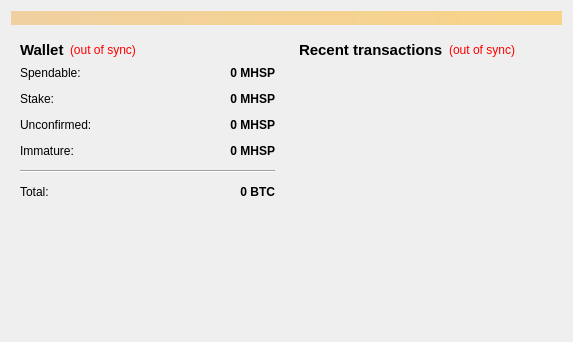
<?xml version="1.0" encoding="UTF-8"?>
<ui version="4.0">
 <class>OverviewPage</class>
 <widget class="QWidget" name="OverviewPage">
  <property name="geometry">
   <rect>
    <x>0</x>
    <y>0</y>
    <width>573</width>
    <height>342</height>
   </rect>
  </property>
  <property name="windowTitle">
   <string>Form</string>
  </property>
  <layout class="QVBoxLayout" name="topLayout">
   <item>
    <widget class="QLabel" name="labelAlerts">
     <property name="visible">
      <bool>false</bool>
     </property>
     <property name="styleSheet">
      <string notr="true">background-color: qlineargradient(x1: 0, y1: 0, x2: 1, y2: 0, stop:0 #F0D0A0, stop:1 #F8D488);  color:#000000
</string>
     </property>
     <property name="wordWrap">
      <bool>true</bool>
     </property>
     <property name="margin">
      <number>3</number>
     </property>
    </widget>
   </item>
   <item>
    <layout class="QHBoxLayout" name="horizontalLayout" stretch="1,1">
     <item>
      <layout class="QVBoxLayout" name="verticalLayout_2">
       <item>
        <widget class="QWidget" name="widget" native="true">
         <layout class="QVBoxLayout" name="verticalLayout_4">
          <item>
           <layout class="QHBoxLayout" name="horizontalLayout_4">
            <item>
             <widget class="QLabel" name="label_5">
              <property name="font">
               <font>
                <pointsize>11</pointsize>
                <weight>75</weight>
                <bold>true</bold>
               </font>
              </property>
              <property name="text">
               <string>Wallet</string>
              </property>
             </widget>
            </item>
            <item>
             <widget class="QLabel" name="labelWalletStatus">
              <property name="toolTip">
               <string>The displayed information may be out of date. Your wallet automatically synchronizes with the MelonHeadsProtocol network after a connection is established, but this process has not completed yet.</string>
              </property>
              <property name="styleSheet">
               <string notr="true">QLabel { color: red; }</string>
              </property>
              <property name="text">
               <string notr="true">(out of sync)</string>
              </property>
              <property name="alignment">
               <set>Qt::AlignLeading|Qt::AlignLeft|Qt::AlignVCenter</set>
              </property>
             </widget>
            </item>
            <item>
             <spacer name="horizontalSpacer_2">
              <property name="orientation">
               <enum>Qt::Horizontal</enum>
              </property>
              <property name="sizeHint" stdset="0">
               <size>
                <width>40</width>
                <height>20</height>
               </size>
              </property>
             </spacer>
            </item>
           </layout>
          </item>
          <item>
           <layout class="QFormLayout" name="formLayout_2">
            <property name="fieldGrowthPolicy">
             <enum>QFormLayout::AllNonFixedFieldsGrow</enum>
            </property>
            <property name="horizontalSpacing">
             <number>12</number>
            </property>
            <property name="verticalSpacing">
             <number>12</number>
            </property>
            <item row="0" column="0">
             <widget class="QLabel" name="label">
              <property name="text">
               <string>Spendable:</string>
              </property>
             </widget>
            </item>
            <item row="0" column="1">
             <widget class="QLabel" name="labelBalance">
              <property name="font">
               <font>
                <weight>75</weight>
                <bold>true</bold>
               </font>
              </property>
              <property name="cursor">
               <cursorShape>IBeamCursor</cursorShape>
              </property>
              <property name="toolTip">
               <string>Your current spendable balance</string>
              </property>
              <property name="text">
               <string notr="true">0 MHSP</string>
              </property>
              <property name="alignment">
               <set>Qt::AlignRight|Qt::AlignTrailing|Qt::AlignVCenter</set>
              </property>
              <property name="textInteractionFlags">
               <set>Qt::LinksAccessibleByMouse|Qt::TextSelectableByKeyboard|Qt::TextSelectableByMouse</set>
              </property>
             </widget>
            </item>
            <item row="1" column="0">
             <widget class="QLabel" name="label_6">
              <property name="text">
               <string>Stake:</string>
              </property>
             </widget>
            </item>
            <item row="1" column="1">
             <widget class="QLabel" name="labelStake">
              <property name="font">
               <font>
                <weight>75</weight>
                <bold>true</bold>
               </font>
              </property>
              <property name="cursor">
               <cursorShape>IBeamCursor</cursorShape>
              </property>
              <property name="toolTip">
               <string>Total of coins that was staked, and do not yet count toward the current balance</string>
              </property>
              <property name="text">
               <string notr="true">0 MHSP</string>
              </property>
              <property name="alignment">
               <set>Qt::AlignRight|Qt::AlignTrailing|Qt::AlignVCenter</set>
              </property>
              <property name="textInteractionFlags">
               <set>Qt::LinksAccessibleByMouse|Qt::TextSelectableByKeyboard|Qt::TextSelectableByMouse</set>
              </property>
             </widget>
            </item>
            <item row="2" column="0">
             <widget class="QLabel" name="label_3">
              <property name="text">
               <string>Unconfirmed:</string>
              </property>
             </widget>
            </item>
            <item row="2" column="1">
             <widget class="QLabel" name="labelUnconfirmed">
              <property name="font">
               <font>
                <weight>75</weight>
                <bold>true</bold>
               </font>
              </property>
              <property name="cursor">
               <cursorShape>IBeamCursor</cursorShape>
              </property>
              <property name="toolTip">
               <string>Total of transactions that have yet to be confirmed, and do not yet count toward the current balance</string>
              </property>
              <property name="text">
               <string notr="true">0 MHSP</string>
              </property>
              <property name="alignment">
               <set>Qt::AlignRight|Qt::AlignTrailing|Qt::AlignVCenter</set>
              </property>
              <property name="textInteractionFlags">
               <set>Qt::LinksAccessibleByMouse|Qt::TextSelectableByKeyboard|Qt::TextSelectableByMouse</set>
              </property>
             </widget>
            </item>
            <item row="3" column="0">
             <widget class="QLabel" name="labelImmatureText">
              <property name="text">
               <string>Immature:</string>
              </property>
             </widget>
            </item>
            <item row="3" column="1">
             <widget class="QLabel" name="labelImmature">
              <property name="font">
               <font>
                <weight>75</weight>
                <bold>true</bold>
               </font>
              </property>
              <property name="toolTip">
               <string>Mined balance that has not yet matured</string>
              </property>
              <property name="text">
               <string notr="true">0 MHSP</string>
              </property>
              <property name="alignment">
               <set>Qt::AlignRight|Qt::AlignTrailing|Qt::AlignVCenter</set>
              </property>
              <property name="textInteractionFlags">
               <set>Qt::LinksAccessibleByMouse|Qt::TextSelectableByKeyboard|Qt::TextSelectableByMouse</set>
              </property>
             </widget>
            </item>
            <item row="4" column="0" colspan="2">
             <widget class="Line" name="line">
              <property name="orientation">
               <enum>Qt::Horizontal</enum>
              </property>
             </widget>
            </item>
            <item row="5" column="0">
             <widget class="QLabel" name="labelTotalText">
              <property name="text">
               <string>Total:</string>
              </property>
             </widget>
            </item>
            <item row="5" column="1">
             <widget class="QLabel" name="labelTotal">
              <property name="font">
               <font>
                <weight>75</weight>
                <bold>true</bold>
               </font>
              </property>
              <property name="cursor">
               <cursorShape>IBeamCursor</cursorShape>
              </property>
              <property name="toolTip">
               <string>Your current total balance</string>
              </property>
              <property name="text">
               <string notr="true">0 BTC</string>
              </property>
              <property name="alignment">
               <set>Qt::AlignRight|Qt::AlignTrailing|Qt::AlignVCenter</set>
              </property>
              <property name="textInteractionFlags">
               <set>Qt::LinksAccessibleByMouse|Qt::TextSelectableByKeyboard|Qt::TextSelectableByMouse</set>
              </property>
             </widget>
            </item>
           </layout>
          </item>
         </layout>
        </widget>
       </item>
       <item>
        <spacer name="verticalSpacer">
         <property name="orientation">
          <enum>Qt::Vertical</enum>
         </property>
         <property name="sizeHint" stdset="0">
          <size>
           <width>20</width>
           <height>40</height>
          </size>
         </property>
        </spacer>
       </item>
      </layout>
     </item>
     <item>
      <layout class="QVBoxLayout" name="verticalLayout_3">
       <item>
        <widget class="QWidget" name="widget_2" native="true">
         <layout class="QVBoxLayout" name="verticalLayout">
          <item>
           <layout class="QHBoxLayout" name="horizontalLayout_2">
            <item>
             <widget class="QLabel" name="label_4">
              <property name="font">
               <font>
                <pointsize>11</pointsize>
                <weight>75</weight>
                <bold>true</bold>
               </font>
              </property>
              <property name="text">
               <string>&lt;b&gt;Recent transactions&lt;/b&gt;</string>
              </property>
             </widget>
            </item>
            <item>
             <widget class="QLabel" name="labelTransactionsStatus">
              <property name="toolTip">
               <string>The displayed information may be out of date. Your wallet automatically synchronizes with the MelonHeadsProtocol network after a connection is established, but this process has not completed yet.</string>
              </property>
              <property name="styleSheet">
               <string notr="true">QLabel { color: red; }</string>
              </property>
              <property name="text">
               <string notr="true">(out of sync)</string>
              </property>
              <property name="alignment">
               <set>Qt::AlignRight|Qt::AlignTrailing|Qt::AlignVCenter</set>
              </property>
             </widget>
            </item>
            <item>
             <spacer name="horizontalSpacer">
              <property name="orientation">
               <enum>Qt::Horizontal</enum>
              </property>
              <property name="sizeHint" stdset="0">
               <size>
                <width>40</width>
                <height>20</height>
               </size>
              </property>
             </spacer>
            </item>
           </layout>
          </item>
          <item>
           <widget class="QListView" name="listTransactions">
            <property name="styleSheet">
             <string notr="true">QListView { background: transparent; }</string>
            </property>
            <property name="frameShape">
             <enum>QFrame::NoFrame</enum>
            </property>
            <property name="verticalScrollBarPolicy">
             <enum>Qt::ScrollBarAlwaysOff</enum>
            </property>
            <property name="horizontalScrollBarPolicy">
             <enum>Qt::ScrollBarAlwaysOff</enum>
            </property>
            <property name="selectionMode">
             <enum>QAbstractItemView::NoSelection</enum>
            </property>
           </widget>
          </item>
         </layout>
        </widget>
       </item>
      </layout>
     </item>
    </layout>
   </item>
  </layout>
 </widget>
 <resources/>
 <connections/>
</ui>
